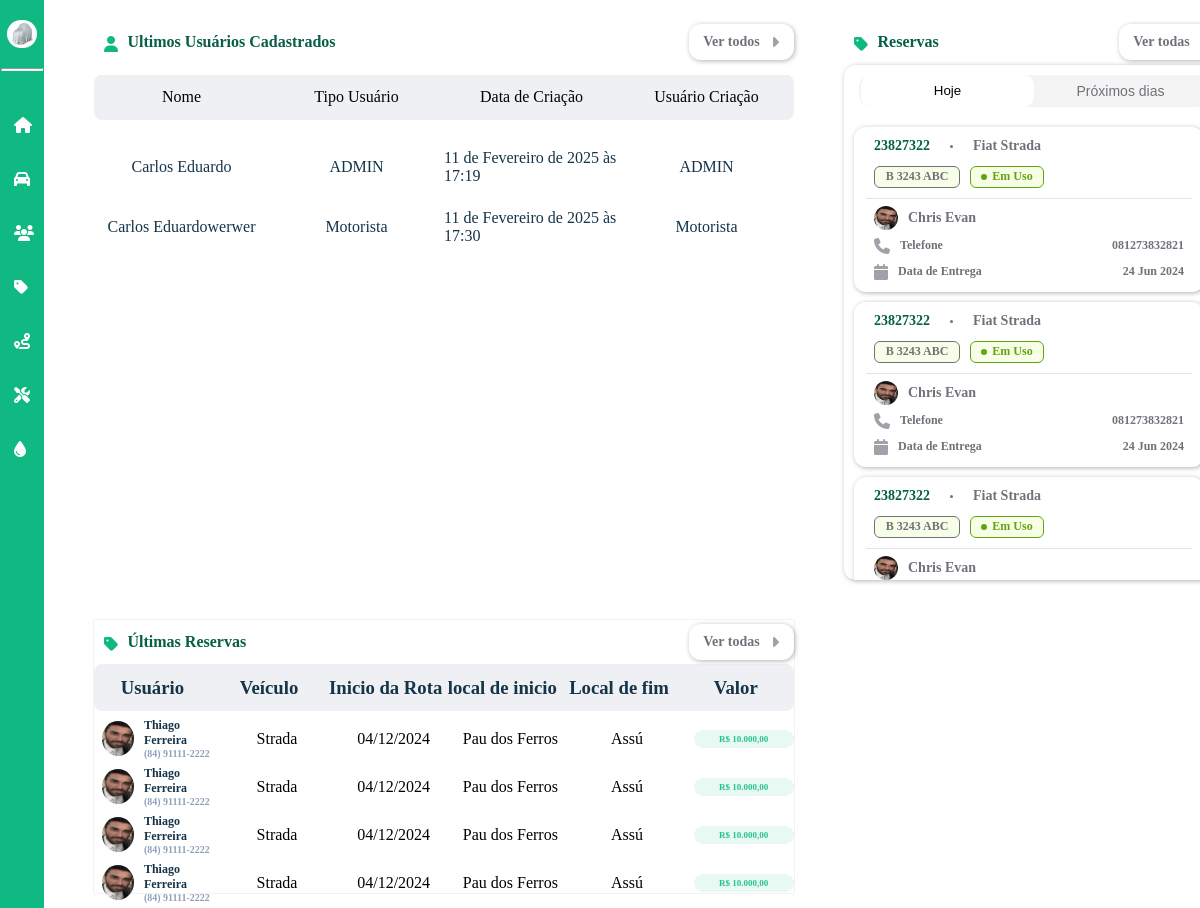
Page /dashboard (signed in, upper part) on the earlier database version.
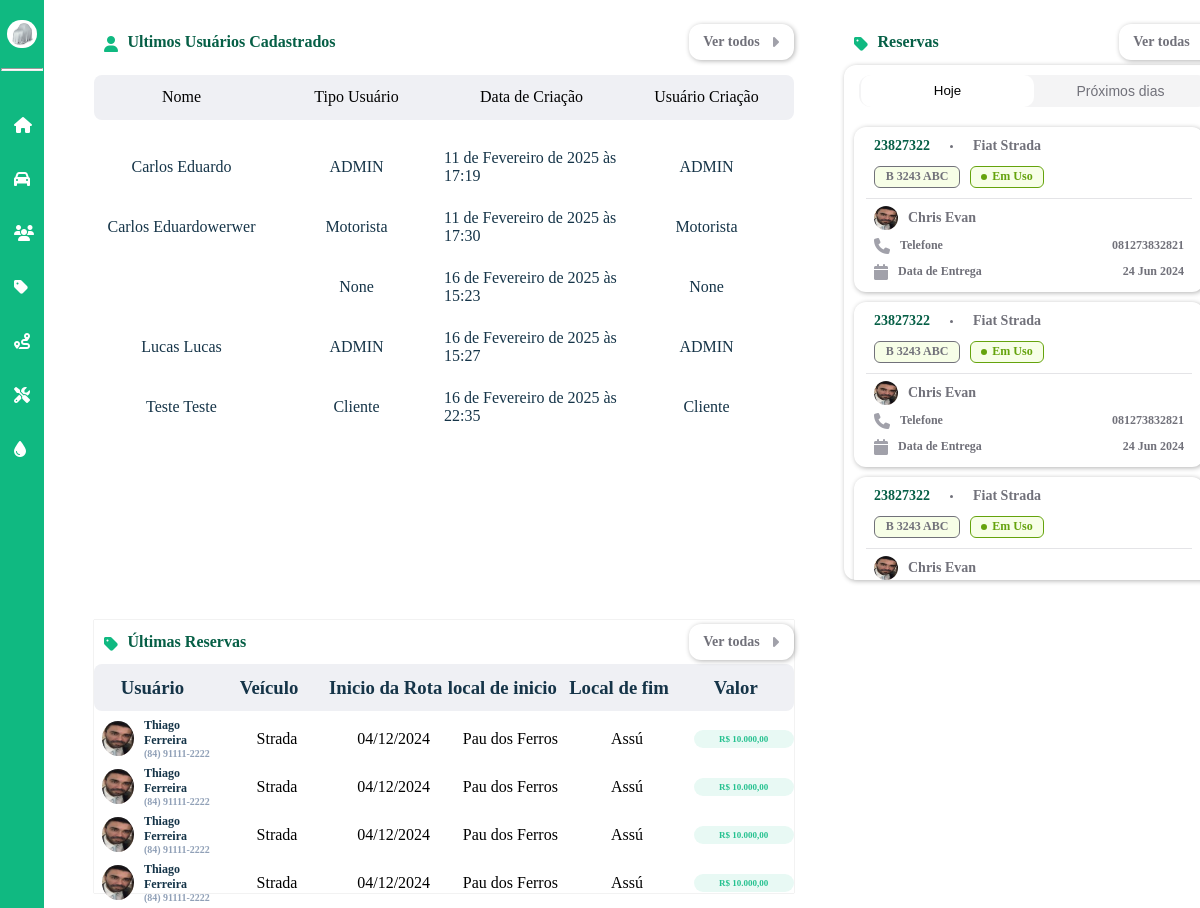
Same page on the later database version.
### dashboard/models.py (models this page shows, shortened)
class CustomUser(AbstractUser):
    nome = models.CharField(max_length=50)
    email = models.EmailField(max_length=254, unique=True)
    cpf = models.CharField(max_length=11, unique=True)
    telefone = models.CharField(max_length=15)
    rua = models.CharField(max_length=35)
    bairro = models.CharField(max_length=35)
    cidade = models.CharField(max_length=35)
    cep = models.CharField(max_length=15)
    imagem = models.ImageField(
        upload_to="imagens/usuario",
        height_field=None,
        width_field=None,
        max_length=None,
        default="carro-escondido.jpg",
    )
    estado = models.ForeignKey(Estado, on_delete=models.CASCADE, null=True, blank=True)
    tipo_usuario = models.ForeignKey(TipoUsuario, on_delete=models.CASCADE, null=True, blank=True)
    status_usuario = models.ForeignKey(StatusUsuario, on_delete=models.CASCADE, null=True, blank=True)
    groups = models.ManyToManyField(
        "auth.Group",
        related_name="customuser_set",
        blank=True
    )
    user_permissions = models.ManyToManyField(
        "auth.Permission",
        related_name="customuser_permissions_set",
        blank=True
    )

class TipoUsuario(models.Model):
    nome = models.CharField(max_length=30)
    def __str__(self):
        return self.nome

### dashboard/views.py (the view)
# urls.py: path('dashboard',views.tela_dashboard, name='tela_dashboard'),
@login_required
def tela_dashboard(request):
    usuarios = get_list_or_404(CustomUser)
    contexto = {
        'range_10': range(10),
        'range_7': range(7),  # Lista de 0 a 6
        'range_4': range(4),  # Lista de 0 a 3
        'range_2': range(2)  # Lista de 0 a 1
    }
    return render(request, 'dashboard/dashboard.html', {'contexto':contexto, 'usuarios':usuarios})

### dashboard/templates/dashboard/dashboard.html (shortened to what the changed rows need)
{% extends "base.html" %}
{% load static %}
{% block estilos %}
<link rel="stylesheet" href="{% static 'css/dashboard-style.css' %}">
{% endblock estilos %}
{% block content %}
<div id="dashboard">
    <div class="container-reserva-cadastros">
        <div class="usuarios-cadastrados">
            <div class="icon-nome-reservas">
                <div class="icon-reservas">
                    <h2 class="h2-name-reservas">
                        Ultimos Usuários Cadastrados
                    </h2>
                </div>
                <a href="{% url "listagem_usuarios" %}" class="vertodas-a"><div class="ver-todas-reservas">
                    <h2 class="vertodas">Ver todos</h2>
                </div></a>
            </div>
            <div class="list-users">
                <div class="scroll-container">
                    {% for usuario in usuarios  %}
                    <ul id="lista-usuarios-sistema">
                        {% if usuario.first_name %}
                        <li class="user-info">{{usuario.first_name}} {{usuario.last_name}}</li>
                        {% else %}
                        <li class="user-info">{{usuario.nome}}</li>
                        {% endif %}
                        <li class="user-info">{{usuario.tipo_usuario}}</li>
                        <li class="user-info">{{usuario.date_joined}}</li>
                        <li class="user-info">{{usuario.tipo_usuario}}</li>
                    </ul>
                    {% endfor %}
                </div>
            </div>
        </div>
        <div id="pedidos-usuarios">
            <div class="icon-nome-reservas">
                <div class="icon-reservas">
                    <h2 class="h2-name-reservas">
                        Últimas Reservas
                    </h2>
                </div>
                <a href="{% url "listagem_reservas" %}" class="vertodas-a"><div class="ver-todas-reservas">
                    <h2 class="vertodas">Ver todas</h2>
                </div></a>
            </div>
            <div class="total-pedidos">
                <div class="scroll-container">
                    {% for _ in contexto.range_7 %}
                    <div class="usuario-info">
                        <ul id="lista-usuarios">
                            <li class="user-info-all">
                                <div class="img-name-number">
                                    <img id="img-usuario" src="{% static 'img/img_perfil.jpg' %}" alt="">
                                    <div class="name-number">
                                        <h3 class="name-user">Thiago Ferreira</h3>
                                        <h3 class="number-user">(84) 91111-2222</h3>
                                    </div>
                                </div>
                            </li>
                            <li class="user-info-all">Strada</li>
                            <li class="user-info-all">04/12/2024</li>
                            <li class="user-info-all">Pau dos Ferros</li>
                            <li class="user-info-all">Assú</li>
                            <li class="user-info-all">
                                <h3 id="valor-corrida"> R$ 10.000,00</h3>
                            </li>
                        </ul>
                    </div>
                    {% endfor %}
                </div>
            </div>
        </div>
    </div>
    <div class="container-reservas">
        <div class="icon-nome-reservas">
            <div class="icon-reservas">
                <h2 class="h2-name-reservas">
                    Reservas
                </h2>
            </div>
            <a href="{% url "listagem_reservas" %}" class="vertodas-a"><div class="ver-todas-reservas">
                <h2 class="vertodas">Ver todas</h2>
            </div></a>
        </div>
        <div id="reservas">
            <div class="scroll-container">
                {% for _ in contexto.range_10 %}
                <div id="carro-reservado">
                    <div class="container-nome-veiculo">
                        <h2 class="numero-reserva">
                            23827322
                        </h2>
                        <div class="ponto"></div>
                        <h2 class="nome-carro">
                            Fiat Strada
                        </h2>
                    </div>
                    <div class="container-estado-veiculo">
                        <h2 class="numero-placa">
                            B 3243 ABC
                        </h2>
                        <div class="estado-carro">
                            <div class="ponto-verde"></div>
                            <h2>Em Uso</h2>
                        </div>
                    </div>
                    <hr class="barra-horizontal">
                    <div class="dados-motorista">
                        <img id="imagem-motorista" src="{% static 'img/img_perfil.jpg' %}" alt="Imagem do Motorista" >
                        <h2 class="nome-motorista">
                            Chris Evan
                        </h2>
                    </div>
                    <div class="numero-telefone">
                        <div class="icon-phone">
                            <i class="fa-solid fa-phone" style="color: #A1A1AA;"></i>
                            <h2 class="nome-telefone">
                                Telefone
                            </h2>
                        </div>
                        <h2 class="h2-numero">
                            081273832821
                        </h2>
                    </div>
                    <div class="data-entrega">
                        <div class="icon-data">
                            <i class="fa-solid fa-calendar" style="color: #A1A1AA;"></i>
                            <h2 class="h2-data-entrega">
                                Data de Entrega
                            </h2>
                        </div>
                        <h2 class="h2-data">
                            24 Jun 2024
                        </h2>
                    </div>
                </div>
                {% endfor %}
            </div>
        </div>
    </div>
</div>
{% endblock content %}

### global_templates/base.html (shortened to what this page needs)
{% load static %}
<!DOCTYPE html>
<html lang="en">
<head>
    <link rel="stylesheet" href="{% static 'css/global-style.css' %}">
    {% block estilos %}{% endblock %}
    <link rel="stylesheet" href="https://cdnjs.cloudflare.com/ajax/libs/font-awesome/6.6.0/css/all.min.css"
 />
</head>
<body id="{% block body_id %}default-page{% endblock %}" data-page="{% block page_name %}default{% endblock %}">
    <div class="container-base" id="container-base">
        <aside id="sidebar">
            <div id="user-menu-sidebar">
                <div id="user_menu">
                    <img id="img_perfil" src="{{request.user.imagem.url}}" alt="" title="Imagem do Perfil">
                </div>
                <hr>
                <div id="sidebar-expansive">
                    <a href="{% url 'tela_dashboard' %}" class="element-icon"><i class="fa-solid fa-house icon"
                            title="Início"></i>
                    </a>
                    {% if user.tipo_usuario.nome == 'ADMIN' and user.status_usuario.status == 'Ativo' %}
                        <a class="element-icon" id="id-veiculos"><i class="fa-solid fa-car icon" title="Veículos"></i>
                        </a>
                    {% endif %}
                    {% if user.tipo_usuario.nome == 'ADMIN' or user.tipo_usuario.nome == 'Cliente' and user.status_usuario.status == 'Ativo' %}
                        <a class="element-icon" id="id-usuarios">
                            <i class="fa-solid fa-users icon" title="Usuários"></i>
                        </a>
                    {% endif %}
                    {% if user.tipo_usuario.nome == 'ADMIN' or user.tipo_usuario.nome == 'Cliente' and user.status_usuario.status == 'Ativo' %}
                        <a class="element-icon" id="id-reservas"><i class="fa-solid fa-tag icon" title="Reservas"></i>
                        </a>
                    {% endif %}
                    {% if user.tipo_usuario.nome == 'ADMIN' and user.status_usuario.status == 'Ativo' %}
                        <a class="element-icon" id="id-rotas"><i class="fa-solid fa-route icon" title="Rotas"></i>
                        </a>
                    {% endif %}
                    {% if user.tipo_usuario.nome == 'ADMIN' and user.status_usuario.status == 'Ativo' %}
                        <a class="element-icon" id="id-manutencao">
                            <i class="fa-solid fa-screwdriver-wrench icon" title="Manutenção">
                            </i>
                        </a>
                    {% endif %}
                    {% if user.tipo_usuario.nome == 'ADMIN' and user.status_usuario.status == 'Ativo' %}
                        <a class="element-icon" id="id-abastecimento">
                            <i class="fa-solid fa-droplet icon"
                                title="Abastecimento">
                            </i>
                        </a>
                    {% endif %}
                </div>
            </div>
            <div id="div-img_sidebar-expansive"></div>
        </aside>
    </div>
    <div id="content-and-footer">
        <div id='container-block-content'>
            {% block content %}{% endblock content %}
        </div>
    </div>
</body>
</html>

Differences in the rows shown:
added CustomUser: tipo_usuario "None", date_joined "16 de Fevereiro de 2025 às 15:23"
added CustomUser: first_name "Lucas", last_name "Lucas", tipo_usuario "ADMIN", date_joined "16 de Fevereiro de 2025 às 15:27"
added CustomUser: first_name "Teste", last_name "Teste", tipo_usuario "Cliente", date_joined "16 de Fevereiro de 2025 às 22:35"
